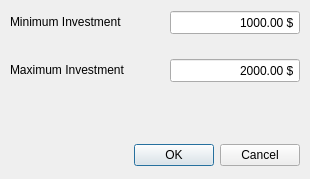
<?xml version="1.0" encoding="UTF-8"?>
<ui version="4.0">
 <class>Dialog</class>
 <widget class="QDialog" name="Dialog">
  <property name="geometry">
   <rect>
    <x>0</x>
    <y>0</y>
    <width>310</width>
    <height>179</height>
   </rect>
  </property>
  <property name="windowTitle">
   <string>Parameters Specifics Simulation</string>
  </property>
  <widget class="QDialogButtonBox" name="buttonBox">
   <property name="geometry">
    <rect>
     <x>10</x>
     <y>140</y>
     <width>290</width>
     <height>30</height>
    </rect>
   </property>
   <property name="orientation">
    <enum>Qt::Horizontal</enum>
   </property>
   <property name="standardButtons">
    <set>QDialogButtonBox::Cancel|QDialogButtonBox::Ok</set>
   </property>
  </widget>
  <widget class="QLabel" name="label_minInvest">
   <property name="geometry">
    <rect>
     <x>10</x>
     <y>12</y>
     <width>160</width>
     <height>20</height>
    </rect>
   </property>
   <property name="maximumSize">
    <size>
     <width>160</width>
     <height>20</height>
    </size>
   </property>
   <property name="text">
    <string>Minimum Investment</string>
   </property>
  </widget>
  <widget class="QDoubleSpinBox" name="doubleSpinBox_minInvest">
   <property name="geometry">
    <rect>
     <x>170</x>
     <y>10</y>
     <width>130</width>
     <height>25</height>
    </rect>
   </property>
   <property name="alignment">
    <set>Qt::AlignRight|Qt::AlignTrailing|Qt::AlignVCenter</set>
   </property>
   <property name="buttonSymbols">
    <enum>QAbstractSpinBox::NoButtons</enum>
   </property>
   <property name="suffix">
    <string> $</string>
   </property>
   <property name="maximum">
    <double>999999999.990000009536743</double>
   </property>
   <property name="singleStep">
    <double>100.000000000000000</double>
   </property>
   <property name="value">
    <double>1000.000000000000000</double>
   </property>
  </widget>
  <widget class="QLabel" name="label_maxInvest">
   <property name="geometry">
    <rect>
     <x>10</x>
     <y>60</y>
     <width>160</width>
     <height>20</height>
    </rect>
   </property>
   <property name="maximumSize">
    <size>
     <width>160</width>
     <height>20</height>
    </size>
   </property>
   <property name="text">
    <string>Maximum Investment</string>
   </property>
  </widget>
  <widget class="QDoubleSpinBox" name="doubleSpinBox_maxInvest">
   <property name="geometry">
    <rect>
     <x>170</x>
     <y>58</y>
     <width>130</width>
     <height>25</height>
    </rect>
   </property>
   <property name="alignment">
    <set>Qt::AlignRight|Qt::AlignTrailing|Qt::AlignVCenter</set>
   </property>
   <property name="buttonSymbols">
    <enum>QAbstractSpinBox::NoButtons</enum>
   </property>
   <property name="suffix">
    <string> $</string>
   </property>
   <property name="maximum">
    <double>999999999.990000009536743</double>
   </property>
   <property name="singleStep">
    <double>100.000000000000000</double>
   </property>
   <property name="value">
    <double>2000.000000000000000</double>
   </property>
  </widget>
 </widget>
 <resources/>
 <connections>
  <connection>
   <sender>buttonBox</sender>
   <signal>accepted()</signal>
   <receiver>Dialog</receiver>
   <slot>accept()</slot>
   <hints>
    <hint type="sourcelabel">
     <x>248</x>
     <y>254</y>
    </hint>
    <hint type="destinationlabel">
     <x>157</x>
     <y>274</y>
    </hint>
   </hints>
  </connection>
  <connection>
   <sender>buttonBox</sender>
   <signal>rejected()</signal>
   <receiver>Dialog</receiver>
   <slot>reject()</slot>
   <hints>
    <hint type="sourcelabel">
     <x>316</x>
     <y>260</y>
    </hint>
    <hint type="destinationlabel">
     <x>286</x>
     <y>274</y>
    </hint>
   </hints>
  </connection>
 </connections>
</ui>
